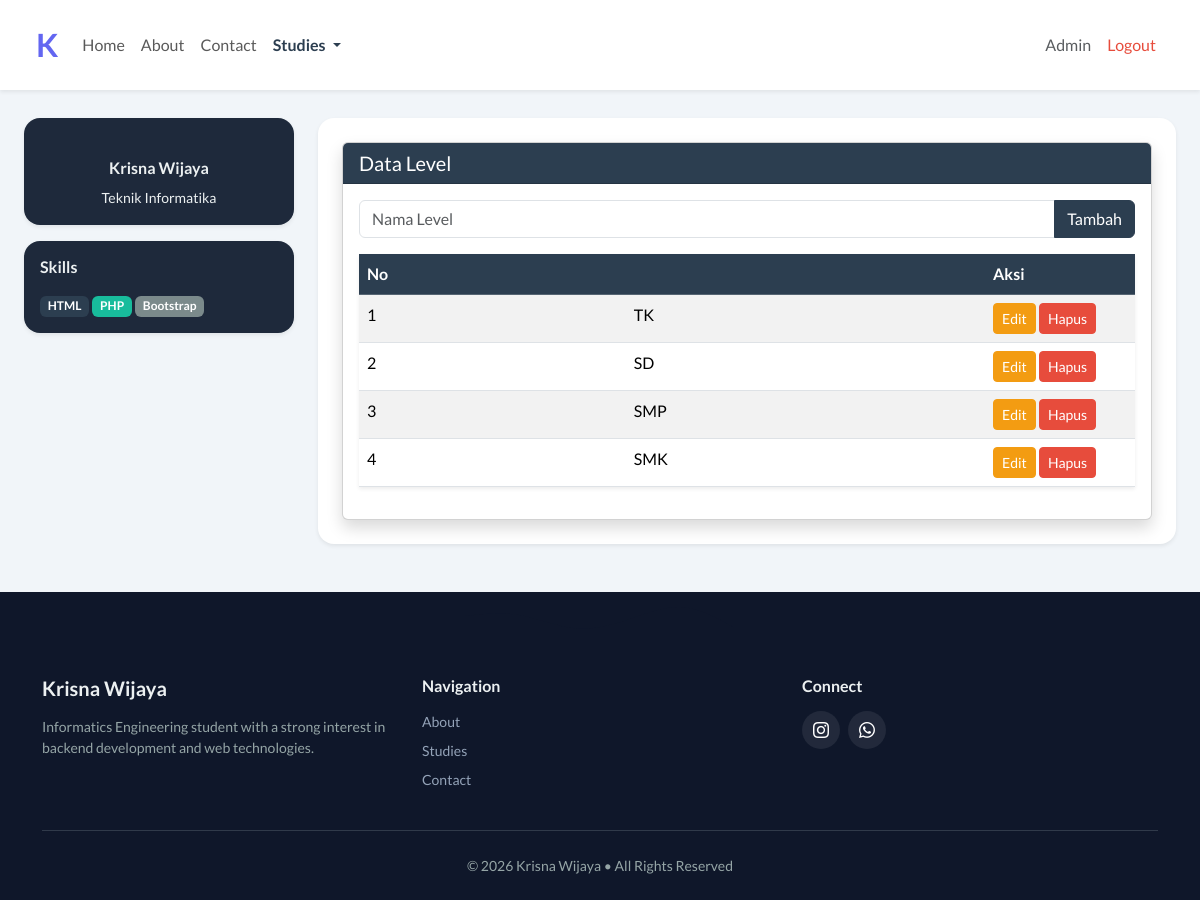
The page /index.php?page=level (signed in) on the database its author committed.
### tables this page shows
CREATE TABLE `level` (
  `id` int(11) NOT NULL,
  `nama` varchar(100) NOT NULL
);

### level.php (the view, shortened to what this page needs)
<?php
$edit = null;
?>
<div class="card shadow">
  <div class="card-header bg-primary text-white">
    <h5 class="mb-0">Data Level</h5>
  </div>
  <div class="card-body">
    <form method="POST" class="mb-3">
        <div class="input-group">
            <input type="text" name="nama" class="form-control" placeholder="Nama Level"
                value="<?= $edit ? $edit['nama'] : '' ?>" required>
            <?php if($edit): ?>
                <button type="submit" name="update" class="btn btn-warning">Update</button>
                <a href="index.php?page=level" class="btn btn-secondary">Batal</a>
            <?php else: ?>
                <button type="submit" name="simpan" class="btn btn-primary">Tambah</button>
            <?php endif; ?>
        </div>
    </form>
    <table class="table table-striped table-hover shadow-sm">
        <thead>
            <tr class="table-primary">
                <th>No</th>
                <th></th>
                <th width="150">Aksi</th>
            </tr>
        </thead>
        <tbody>
        <?php
        $no = 1;
        $data = mysqli_query($conn, "SELECT * FROM level");
        while($row = mysqli_fetch_assoc($data)):
        ?>
            <tr>
                <td><?= $no++; ?></td>
                <td><?= $row['nama']; ?></td>
                <td>
                    <a href="index.php?page=level&edit=<?= $row['id']; ?>" class="btn btn-sm btn-warning">Edit</a>
                    <a href="index.php?page=level&hapus=<?= $row['id']; ?>"
                       class="btn btn-sm btn-danger"
                       onclick="return confirm('Yakin hapus?')">Hapus</a>
                </td>
            </tr>
        <?php endwhile; ?>
        </tbody>
    </table>
  </div>
</div>

### rows shown on the page
level: nama "TK"
level: nama "SD"
level: nama "SMP"
level: nama "SMK"

### other values the page prints
$_SESSION['user']['nama'] "Admin"
